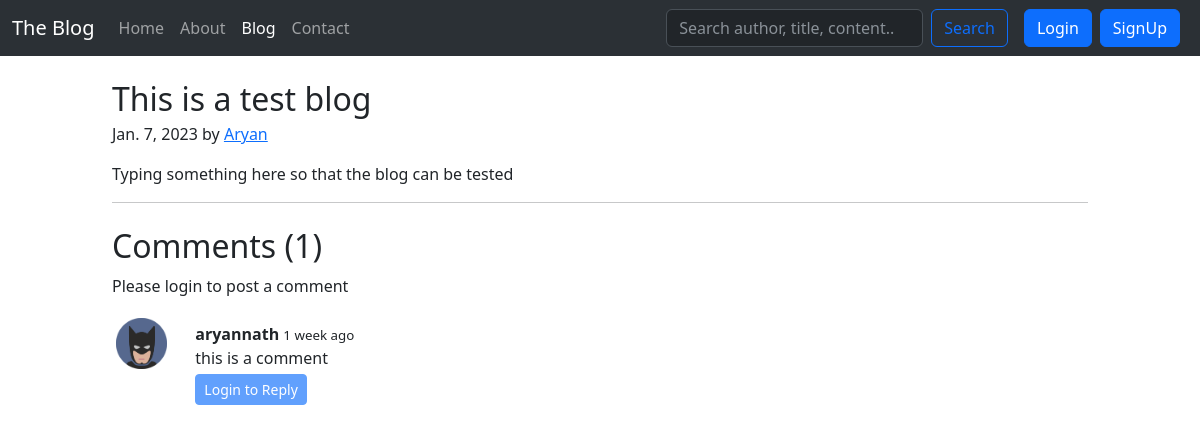
/blog/first-post, run on an earlier commit of the app's database.
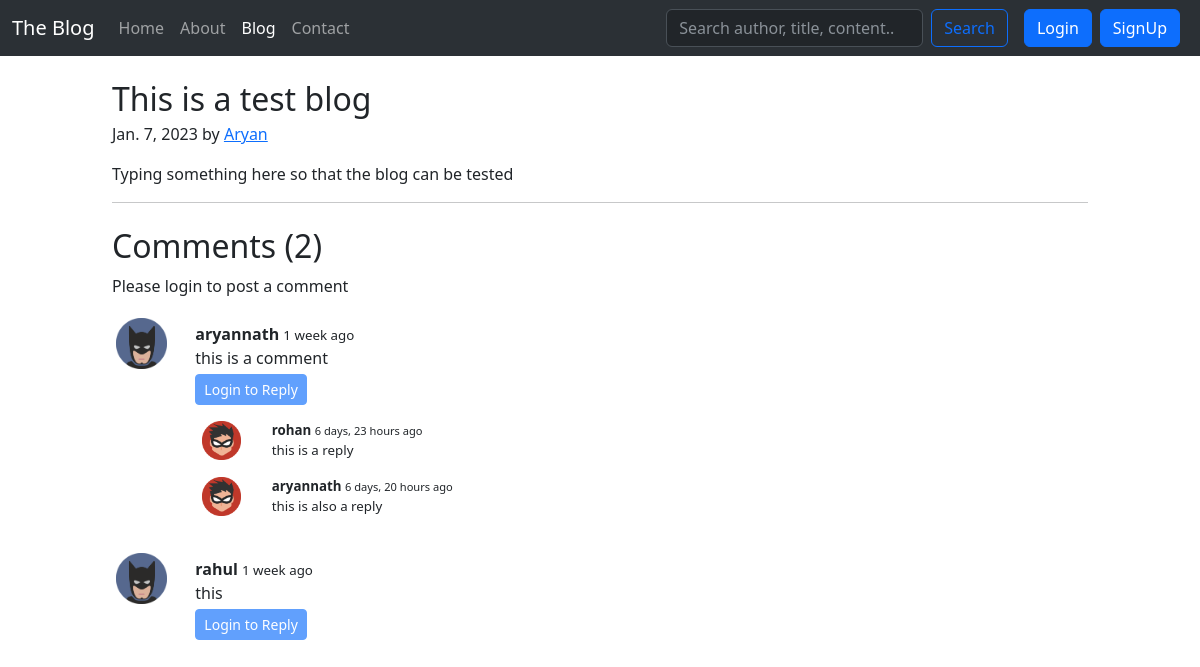
And on a later commit of the database.
### blog/models.py (models this page shows, shortened)
class Post(models.Model):
    sno = models.AutoField(primary_key=True)
    title = models.CharField(max_length=255)
    author = models.CharField(max_length=13)
    content = models.TextField()
    slug = models.CharField(max_length=130)
    views = models.IntegerField(default=0)
    timestamp = models.DateTimeField(blank=True)

class BlogComment(models.Model):
    sno = models.AutoField(primary_key = True)
    comment = models.TextField()
    user = models.ForeignKey(User, on_delete = models.CASCADE)
    post = models.ForeignKey(Post, on_delete = models.CASCADE)
    parent = models.ForeignKey('self', on_delete = models.CASCADE, null = True)
    timestamp = models.DateTimeField(default = now)

### blog/views.py (the view)
# urls.py: path('<str:slug>', views.blogPost, name='blogPost'),
def blogPost(request, slug):
    post = Post.objects.filter(slug=slug).first()
    post.views = post.views + 1
    post.save()
    comments = BlogComment.objects.filter(post = post, parent = None)
    replies = BlogComment.objects.filter(post = post).exclude(parent = None)
    replyDict = {}
    for reply in replies:
        if reply.parent.sno not in replyDict.keys():
            replyDict[reply.parent.sno] = [reply]
        else:
            replyDict[reply.parent.sno].append(reply)
    context = {'post': post, 'comments': comments, 'user': request.user, 'replyDict': replyDict}
    return render(request,'blog/blogPost.html',context)

### blog/templatetags/extras.py (called while the page is built)
@register.filter(name='get_val')
def get_val(dict,key):
    return dict.get(key)

### templates/blog/blogPost.html (shortened to what this page needs)
{% extends 'base.html' %}
{% block blogactive %} active {% endblock blogactive %}
{% block body %}
{% load humanize %}
{% load extras %}
<div class="container my-4">
    <article class="blog-post">
        <h2 class="blog-post-title mb-1">{{post.title}}</h2>
        <p class="blog-post-meta">{{post.timestamp.date}} by <a href="#">{{post.author}}</a></p>
        <p>{{post.content|safe}}</p>
    </article>
    <hr>
</div>
<div class="container">
    <h2>Comments ({{comments.count}})</h2>
    <div class="my-2">
        {% if user.is_authenticated %}
            <form action="/blog/postComment" method="post">
                {% csrf_token %}
                <div class="mb-3">
                    <label for="comment" class="form-label">Add a new comment</label>
                    <input type="text" class="form-control" name="comment" id="comment" placeholder="Enter comment here">
                </div>
                <div class="mb-3">
                    <input type="hidden" class="form-control" name="postSno" id="postSno" value="{{post.sno}}">
                    <input type="hidden" name="ParentSno" value="">
                </div>
                <button type="submit" class="btn btn-primary">Submit</button>
            </form>
        {% else %}
            <p>Please login to post a comment</p>
        {% endif %}
    </div>
    {% for comment in comments %}
        <div class="row my-3">
            <div class="col-2 col-sm-2 col-md-1">
                <img class="rounded mx-auto d-block w-100 p-md-1" src="/static/img/batman.png" alt="user image">
            </div>
            <div class="col-10 col-sm-10 col-md-11">
                <div class="mt-2"><strong>{{comment.user.username}}</strong> <span style="font-size: smaller">{{comment.timestamp|naturaltime}}</span></div>
                <div>{{comment.comment}}</div>
                <div class="reply mx-0 my-1">
                    {% if user.is_authenticated %}
                        <button class="btn btn-sm btn-primary" type="button" data-bs-toggle="collapse" data-bs-target="#replyBox{{comment.sno}}" aria-expanded="false" aria-controls="replyBox{{comment.sno}}">Reply</button>
                        <div class="collapse my-2" id="replyBox{{comment.sno}}">
                            <div class="card card-body">
                                <form action="/blog/postComment" method="post">
                                    {% csrf_token %}
                                    <div class="mb-3">
                                        <label for="comment" class="form-label">Post a Reply</label>
                                        <input type="text" class="form-control" name="comment" id="comment" placeholder="Enter comment here">
                                        <input type="hidden" name="parentSno" value="{{comment.sno}}">
                                    </div>
                                    <div class="mb-3">
                                        <input type="hidden" class="form-control" name="postSno" id="postSno" value="{{post.sno}}">
                                    </div>
                                    <button type="submit" class="btn btn-primary">Submit</button>
                                </form>
                            </div>
                        </div>
                    {% else %}
                        <button class="btn btn-sm btn-primary" type="button" data-bs-toggle="collapse" data-bs-target="#replyBox{{comment.sno}}" aria-expanded="false" aria-controls="replyBox{{comment.sno}}" disabled>Login to Reply</button>
                    {% endif %}
                    <div class="replies my-1">
                        {% for reply in replyDict|get_val:comment.sno %}
                            <div class="row my-3">
                                <div class="col-3 col-sm-3 col-md-1">
                                    <img class="rounded mx-auto d-block w-75" src="/static/img/robin.png" alt="user image">
                                </div>
                                <div class="col-9 col-sm-9 col-md-11" style="font-size:smaller">
                                    <div><strong>{{reply.user.username}}</strong> <span style="font-size: smaller">{{reply.timestamp|naturaltime}}</span></div>
                                    <div>{{reply.comment}}</div>
                                </div>
                            </div>
                        {% endfor %}
                    </div>
                </div>
            </div>
        </div>
    {% endfor %}
</div>
{% endblock body %}

### templates/base.html (shortened to what this page needs)
<!doctype html>
<html lang="en">
<head>
  <link href="https://cdn.jsdelivr.net/npm/bootstrap@5.3.0-alpha1/dist/css/bootstrap.min.css" rel="stylesheet"
>
</head>
<body>
  <nav class="navbar navbar-expand-lg bg-body-tertiary bg-dark" data-bs-theme="dark">
    <div class="container-fluid">
      <a class="navbar-brand" href="/">The Blog</a>
      <div class="collapse navbar-collapse" id="navbarSupportedContent">
        <ul class="navbar-nav me-auto mb-2 mb-lg-0">
          <li class="nav-item">
            <a class="nav-link {% block homeactive %}{% endblock homeactive %}" aria-current="page" href="/">Home</a>
          </li>
          <li class="nav-item">
            <a class="nav-link {% block aboutactive %}{% endblock aboutactive %}" href="/about">About</a>
          </li>
          <li class="nav-item">
            <a class="nav-link {% block blogactive %}{% endblock blogactive %}" href="/blog">Blog</a>
          </li>
          <li class="nav-item">
            <a class="nav-link {% block contactactive %}{% endblock contactactive %}" href="/contact">Contact</a>
          </li>
        </ul>
        <div class="ml-auto d-flex">
          <form method="get" action="/search" class="d-flex mx-3" role="search">
            <input class="form-control me-2" type="search" placeholder="Search author, title, content..." aria-label="Search" name="query"
              id="query">
            <button class="btn btn-outline-primary" type="submit">Search</button>
          </form>
          {% if user.is_authenticated %}
            <ul class="navbar-nav" data-bs-theme="light">
              <li class="nav-item dropdown me-2">
                <a class="nav-link dropdown-toggle" href="#" role="button" data-bs-toggle="dropdown"
                  aria-expanded="false">
                  Welcome, <strong>{{request.user}}</strong>
                </a>
                <ul class="dropdown-menu">
                  <li><a class="dropdown-item" href="/logout">Logout</a></li>
                </ul>
              </li>
            </ul>
          {% else %}
            <button type="button" class="btn btn-primary me-2" data-bs-toggle="modal"
              data-bs-target="#loginModal">Login</button>
            <button type="button" class="btn btn-primary me-2" data-bs-toggle="modal"
              data-bs-target="#signupModal">SignUp</button>
          {% endif %}
        </div>
      </div>
    </div>
  </nav>
  {% block body %}{% endblock body %}
</body>
</html>

### templates/base.html (style rules this page uses)
div.container { max-width:1000px }

What changed in the data, as far as the page shows it:
added BlogComment: user.username "rohan", timestamp "6 days, 23 hours ago", comment "this is a reply", shown under "aryannath"
added BlogComment: user.username "aryannath", timestamp "6 days, 20 hours ago", comment "this is also a reply"
added BlogComment: user.username "rahul", timestamp "1 week ago", comment "this", shown under "Comments (2)"
Also different on the page:
{{ comments.count }}: "1" → "2"
